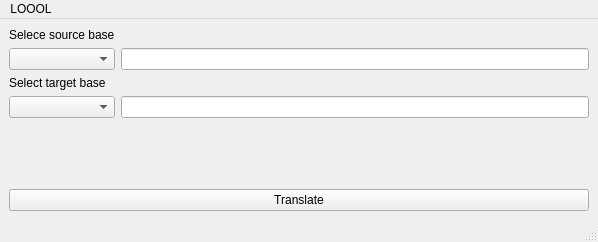
<?xml version="1.0" encoding="UTF-8"?>
<ui version="4.0">
 <class>MainWindow</class>
 <widget class="QMainWindow" name="MainWindow">
  <property name="geometry">
   <rect>
    <x>0</x>
    <y>0</y>
    <width>598</width>
    <height>242</height>
   </rect>
  </property>
  <property name="windowTitle">
   <string>MainWindow</string>
  </property>
  <widget class="QWidget" name="centralwidget">
   <layout class="QVBoxLayout" name="verticalLayout">
    <item>
     <layout class="QGridLayout" name="gridLayout">
      <item row="0" column="0">
       <widget class="QLabel" name="label">
        <property name="text">
         <string>Selece source base</string>
        </property>
       </widget>
      </item>
      <item row="1" column="1">
       <widget class="QLineEdit" name="userInput">
        <property name="tabletTracking">
         <bool>true</bool>
        </property>
       </widget>
      </item>
      <item row="3" column="1">
       <widget class="QLineEdit" name="output">
        <property name="tabletTracking">
         <bool>true</bool>
        </property>
        <property name="readOnly">
         <bool>true</bool>
        </property>
       </widget>
      </item>
      <item row="1" column="0" alignment="Qt::AlignmentFlag::AlignVCenter">
       <widget class="QComboBox" name="comboBoxSource"/>
      </item>
      <item row="3" column="0" alignment="Qt::AlignmentFlag::AlignVCenter">
       <widget class="QComboBox" name="comboBoxTarget"/>
      </item>
      <item row="2" column="0">
       <widget class="QLabel" name="label_2">
        <property name="text">
         <string>Select target base</string>
        </property>
       </widget>
      </item>
     </layout>
    </item>
    <item>
     <spacer name="verticalSpacer">
      <property name="orientation">
       <enum>Qt::Orientation::Vertical</enum>
      </property>
      <property name="sizeHint" stdset="0">
       <size>
        <width>20</width>
        <height>40</height>
       </size>
      </property>
     </spacer>
    </item>
    <item>
     <widget class="QPushButton" name="pushButton">
      <property name="styleSheet">
       <string notr="true"/>
      </property>
      <property name="text">
       <string>Translate</string>
      </property>
     </widget>
    </item>
   </layout>
  </widget>
  <widget class="QMenuBar" name="menubar">
   <property name="geometry">
    <rect>
     <x>0</x>
     <y>0</y>
     <width>598</width>
     <height>23</height>
    </rect>
   </property>
   <widget class="QMenu" name="menuLOOl">
    <property name="title">
     <string>LOOOL</string>
    </property>
   </widget>
   <addaction name="menuLOOl"/>
  </widget>
  <widget class="QStatusBar" name="statusbar"/>
 </widget>
 <resources/>
 <connections/>
</ui>
